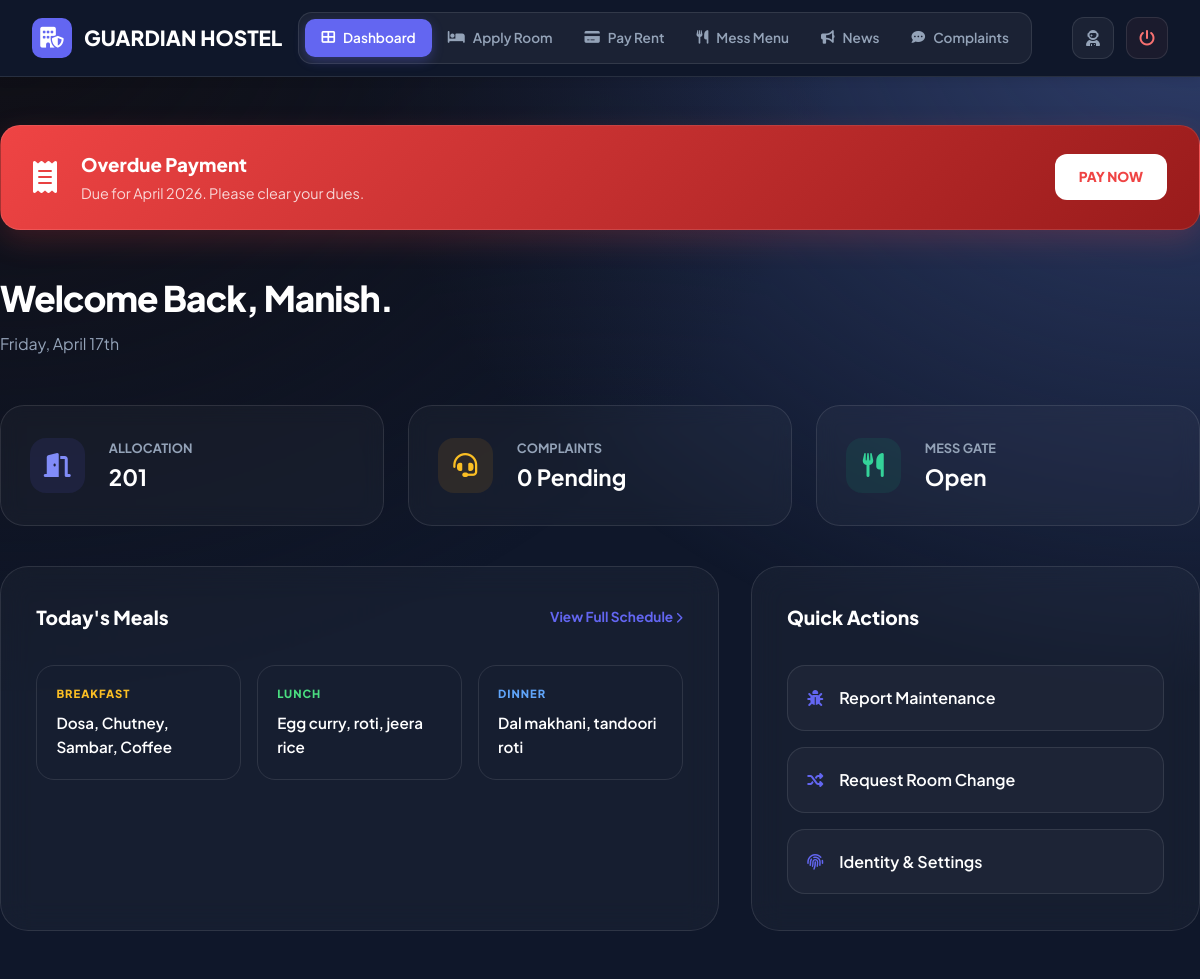
Screenshot of /student/dashboard.php (signed in) with the database file from the repository.
### tables this page shows
CREATE TABLE `room_requests` (
  `id` int(11) NOT NULL,
  `student_id` int(11) NOT NULL,
  `room_type` enum('Single','Double','Triple') NOT NULL,
  `message` text DEFAULT NULL,
  `mess_included` tinyint(1) DEFAULT 1,
  `total_amount` decimal(10,2) DEFAULT 0.00,
  `monthly_rent_amount` decimal(10,2) DEFAULT 0.00 COMMENT 'Monthly rent (room + mess)',
  `payment_status` enum('Pending','Paid','Failed') DEFAULT 'Pending',
  `payment_id` varchar(100) DEFAULT NULL,
  `status` enum('Pending','Approved','Rejected') DEFAULT 'Pending',
  `room_id` int(11) DEFAULT NULL,
  `request_date` timestamp NOT NULL DEFAULT current_timestamp(),
  `response_date` timestamp NULL DEFAULT NULL,
  `room_allocation_date` date DEFAULT NULL COMMENT 'Date when room was allocated'
);

CREATE TABLE `rooms` (
  `id` int(11) NOT NULL,
  `room_number` varchar(10) NOT NULL,
  `room_type` enum('Single','Double','Triple') NOT NULL,
  `capacity` int(11) NOT NULL,
  `occupied` int(11) DEFAULT 0,
  `rent` decimal(10,2) NOT NULL,
  `status` enum('Available','Full','Maintenance') DEFAULT 'Available',
  `created_at` timestamp NOT NULL DEFAULT current_timestamp()
);

CREATE TABLE `mess_menu` (
  `id` int(11) NOT NULL,
  `day_of_week` enum('Monday','Tuesday','Wednesday','Thursday','Friday','Saturday','Sunday') NOT NULL,
  `breakfast` varchar(255) NOT NULL,
  `lunch` varchar(255) NOT NULL,
  `snacks` varchar(255) DEFAULT NULL,
  `dinner` varchar(255) NOT NULL,
  `created_at` timestamp NOT NULL DEFAULT current_timestamp(),
  `updated_at` timestamp NOT NULL DEFAULT current_timestamp() ON UPDATE current_timestamp()
);

### student/dashboard.php (the view, shortened to what this page needs)
<?php
require_once '../config.php';
$student_id = $_SESSION['student_id'];
$student_name = $_SESSION['student_name'];
$request_query = "SELECT rr.*, r.room_number, r.room_type, r.rent
                  FROM room_requests rr
                  LEFT JOIN rooms r ON rr.room_id = r.id
                  WHERE rr.student_id = $student_id
                  ORDER BY rr.request_date DESC
                  LIMIT 1";
$request_result = mysqli_query($conn, $request_query);
$current_request = mysqli_fetch_assoc($request_result);
$pending_complaints = mysqli_num_rows(mysqli_query($conn, "SELECT * FROM complaints WHERE student_id = $student_id AND status = 'Pending'"));
$today_day = date('l');
$today_menu_query = "SELECT * FROM mess_menu WHERE day_of_week = '$today_day'";
$today_menu_result = mysqli_query($conn, $today_menu_query);
$today_menu = mysqli_fetch_assoc($today_menu_result);
$rent_status = null;
$rent_overdue = false;
if ($current_request && $current_request['status'] == 'Approved') {
    $last_rent_query = mysqli_query($conn, "SELECT MAX(payment_month) as last_paid FROM monthly_rent_payments WHERE student_id = $student_id AND payment_status = 'Success'");
    if ($last_rent_query && mysqli_num_rows($last_rent_query) > 0) {
        $last_rent = mysqli_fetch_assoc($last_rent_query);
        $last_paid_month = $last_rent['last_paid'];
        $current_month = date('Y-m-01');
        $rent_due_day = 5;
        $current_due_date = date('Y-m-' . str_pad($rent_due_day, 2, '0', STR_PAD_LEFT));
        if (!$last_paid_month || $last_paid_month < $current_month) {
            if (strtotime($current_due_date) < time()) { $rent_overdue = true; }
            $rent_status = 'Due for ' . date('F Y', strtotime($current_month));
        } else {
            $rent_status = 'Paid till ' . date('M Y', strtotime($last_paid_month));
        }
    } else {
        $rent_status = 'Not Paid Yet';
        $rent_overdue = true;
    }
}
?>
<!DOCTYPE html>
<html lang="en">
<head>
    <link rel="stylesheet" href="https://cdnjs.cloudflare.com/ajax/libs/font-awesome/6.5.1/css/all.min.css">
    <link rel="stylesheet" href="../css/style.css">
</head>
<body>
    <div class="mesh-bg"></div>
    <?php include 'includes/nav.php'; ?>
    <main class="container dashboard-main">
        <?php if ($rent_overdue): ?>
        <div class="rent-alert animate__animated animate__pulse animate__infinite">
            <div style="display: flex; align-items: center; gap: 1.5rem;">
                <i class="fas fa-receipt" style="font-size: 2rem;"></i>
                <div>
                    <h3 style="font-weight: 800; margin-bottom: 2px;">Overdue Payment</h3>
                    <p style="opacity: 0.8; font-size: 0.9rem;"><?php echo $rent_status; ?>. Please clear your dues.</p>
                </div>
            </div>
            <a href="pay_rent.php" style="background: white; color: #ef4444; padding: 12px 24px; border-radius: 12px; text-decoration: none; font-weight: 800; font-size: 0.85rem;">PAY NOW</a>
        </div>
        <?php endif; ?>
        <header class="welcome-section">
            <h2>Welcome Back, <?php echo htmlspecialchars($student_name); ?><span>.</span></h2>
            <p><?php echo date('l, F jS'); ?></p>
        </header>
        <div class="stats-grid">
            <div class="stat-card">
                <div class="stat-icon" style="background: rgba(99, 102, 241, 0.1); color: #818cf8;"><i class="fas fa-door-open"></i></div>
                <div>
                    <span style="color: var(--text-dim); font-size: 0.8rem; font-weight: 700; text-transform: uppercase;">Allocation</span>
                    <h3 style="font-size: 1.4rem;"><?php echo $current_request['room_number'] ?? 'Reviewing'; ?></h3>
                </div>
            </div>
            <div class="stat-card">
                <div class="stat-icon" style="background: rgba(245, 158, 11, 0.1); color: #fbbf24;"><i class="fas fa-headset"></i></div>
                <div>
                    <span style="color: var(--text-dim); font-size: 0.8rem; font-weight: 700; text-transform: uppercase;">Complaints</span>
                    <h3 style="font-size: 1.4rem;"><?php echo $pending_complaints; ?> Pending</h3>
                </div>
            </div>
            <div class="stat-card">
                <div class="stat-icon" style="background: rgba(16, 185, 129, 0.1); color: #34d399;"><i class="fas fa-utensils"></i></div>
                <div>
                    <span style="color: var(--text-dim); font-size: 0.8rem; font-weight: 700; text-transform: uppercase;">Mess Gate</span>
                    <h3 style="font-size: 1.4rem;"><?php echo $today_menu ? 'Open' : 'Closed'; ?></h3>
                </div>
            </div>
        </div>
        <div class="widget-row">
            <div class="glass-widget">
                <div style="display: flex; justify-content: space-between; align-items: center; margin-bottom: 2rem;">
                    <h3 style="font-weight: 800; font-size: 1.2rem;">Today's Meals</h3>
                    <a href="mess.php" style="color: var(--primary); text-decoration: none; font-weight: 700; font-size: 0.85rem;">View Full Schedule <i class="fas fa-chevron-right" style="font-size: 0.7rem;"></i></a>
                </div>
                <?php if ($today_menu): ?>
                <div style="display: grid; grid-template-columns: repeat(auto-fit, minmax(150px, 1fr)); gap: 1rem;">
                    <div class="meal-pill">
                        <span class="meal-tag" style="color: #fbbf24;">Breakfast</span>
                        <p style="font-weight: 600; font-size: 0.95rem;"><?php echo htmlspecialchars($today_menu['breakfast']); ?></p>
                    </div>
                    <div class="meal-pill">
                        <span class="meal-tag" style="color: #4ade80;">Lunch</span>
                        <p style="font-weight: 600; font-size: 0.95rem;"><?php echo htmlspecialchars($today_menu['lunch']); ?></p>
                    </div>
                    <div class="meal-pill">
                        <span class="meal-tag" style="color: #60a5fa;">Dinner</span>
                        <p style="font-weight: 600; font-size: 0.95rem;"><?php echo htmlspecialchars($today_menu['dinner']); ?></p>
                    </div>
                </div>
                <?php endif; ?>
            </div>
            <div class="glass-widget">
                <h3 style="font-weight: 800; font-size: 1.2rem; margin-bottom: 2rem;">Quick Actions</h3>
                <div style="display: flex; flex-direction: column; gap: 1rem;">
                    <a href="complaint.php" class="btn-action">
                        <i class="fas fa-bug"></i> Report Maintenance
                    </a>
                    <a href="apply_room.php" class="btn-action">
                        <i class="fas fa-shuffle"></i> Request Room Change
                    </a>
                    <a href="profile.php" class="btn-action">
                        <i class="fas fa-fingerprint"></i> Identity & Settings
                    </a>
                </div>
            </div>
        </div>
    </main>
</body>
</html>

### css/style.css (style rules this page uses)
* { margin: 0; padding: 0; box-sizing: border-box; }
:root { --primary-color: #16a085; --secondary-color: #2c3e50; --accent-color: #e67e22; --light-bg: #ecf0f1; --dark-text: #2c3e50; --light-text: #7f8c8d; --white: #ffffff; --shadow: 0 4px 6px rgba(0, 0, 0, 0.1); --shadow-hover: 0 10px 25px rgba(0, 0, 0, 0.15); }
html { scroll-behavior: smooth; }
body { font-family: 'Segoe UI', Tahoma, Geneva, Verdana, sans-serif; color: var(--dark-text); line-height: 1.6; overflow-x: hidden; }
.container { max-width: 1200px; margin: 0 auto; padding: 0 20px; }

### student/dashboard.php (style rules this page uses)
:root { --primary: #6366f1; --glass-bg: rgba(255, 255, 255, 0.03); --glass-border: rgba(255, 255, 255, 0.1); --text-dim: #94a3b8; }
body { background-color: #0f172a; color: white; font-family: 'Plus Jakarta Sans', sans-serif; min-height: 100vh; }
.mesh-bg { position: fixed; top: 0; left: 0; width: 100%; height: 100%; z-index: -1; background: radial-gradient(at 0% 0%, hsla(253,16%,7%,1) 0, transparent 50%), radial-gradient(at 100% 0%, hsla(225,39%,30%,1) 0, transparent 50%); }
.dashboard-main { padding: 3rem 0; }
.welcome-section { margin-bottom: 3rem; }
.welcome-section h2 { font-size: 2.2rem; font-weight: 800; letter-spacing: -1px; }
.welcome-section p { color: var(--text-dim); margin-top: 5px; }
.rent-alert { background: linear-gradient(135deg, #ef4444 0%, #991b1b 100%); border-radius: 20px; padding: 1.5rem 2rem; margin-bottom: 2.5rem; display: flex; align-items: center; justify-content: space-between; box-shadow: 0 10px 30px rgba(239, 68, 68, 0.2); border: 1px solid rgba(255,255,255,0.1); }
.stats-grid { display: grid; grid-template-columns: repeat(auto-fit, minmax(280px, 1fr)); gap: 1.5rem; margin-bottom: 2.5rem; }
.stat-card { background: var(--glass-bg); backdrop-filter: blur(10px); border: 1px solid var(--glass-border); border-radius: 24px; padding: 1.8rem; display: flex; align-items: center; gap: 1.5rem; transition: 0.3s; }
.stat-icon { width: 55px; height: 55px; border-radius: 16px; display: flex; align-items: center; justify-content: center; font-size: 1.5rem; }
.widget-row { display: grid; grid-template-columns: 1.6fr 1fr; gap: 2rem; }
.glass-widget { background: var(--glass-bg); border: 1px solid var(--glass-border); border-radius: 28px; padding: 2.2rem; backdrop-filter: blur(15px); }
.meal-pill { padding: 1.2rem; border-radius: 18px; border: 1px solid var(--glass-border); display: flex; flex-direction: column; gap: 8px; transition: 0.3s; }
.meal-tag { font-size: 0.7rem; font-weight: 800; text-transform: uppercase; letter-spacing: 1px; }
.btn-action { background: rgba(255,255,255,0.03); border: 1px solid var(--glass-border); padding: 1.2rem; border-radius: 18px; color: white; text-decoration: none; display: flex; align-items: center; gap: 1rem; font-weight: 600; transition: 0.3s; }
.btn-action i { color: var(--primary); transition: 0.3s; }

### student/includes/nav.php (style rules this page uses)
:root { --nav-bg: #0f172a; --accent: #6366f1; --glass-white: rgba(255, 255, 255, 0.05); --border-white: rgba(255, 255, 255, 0.1); }

### rows the page displays
room_requests: room.room_number "201"
mess_menu: breakfast "Dosa, Chutney, Sambar, Coffee", lunch "Egg curry, roti, jeera rice", dinner "Dal makhani, tandoori roti"

### other values shown
$rent_status "Due for April 2026"
$student_name "Manish"
$pending_complaints "0"
